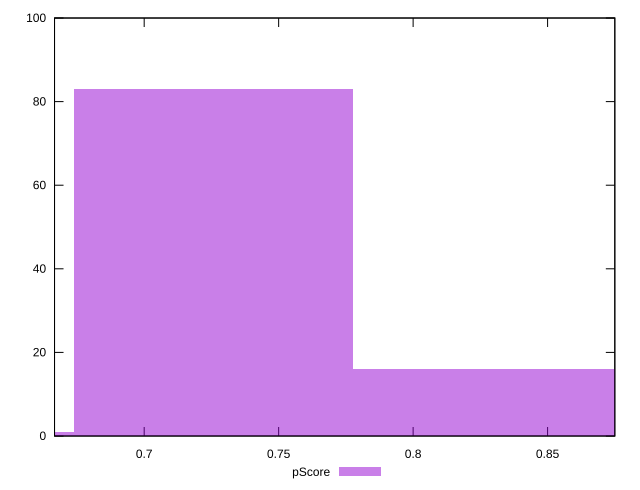

Reproduce this figure in gnuplot.
reset

$pScore <<EOF
0.8296016700985853 16
0.7259014613362622 83
0.622201252573939 1
EOF

set key outside below
set boxwidth 0.10370020876232316
set xrange [0.6666666666666666:0.875]
set yrange [0:100]
set trange [0:100]
set style fill transparent solid 0.5 noborder
set terminal svg size 640, 490 enhanced background rgb 'white'
set output "report_00017_2021-02-10T15-08-03.406Z/offscreen-images/samples/pages+cached+noadtech/pScore/histogram.svg"

plot $pScore title "pScore" with boxes

reset
